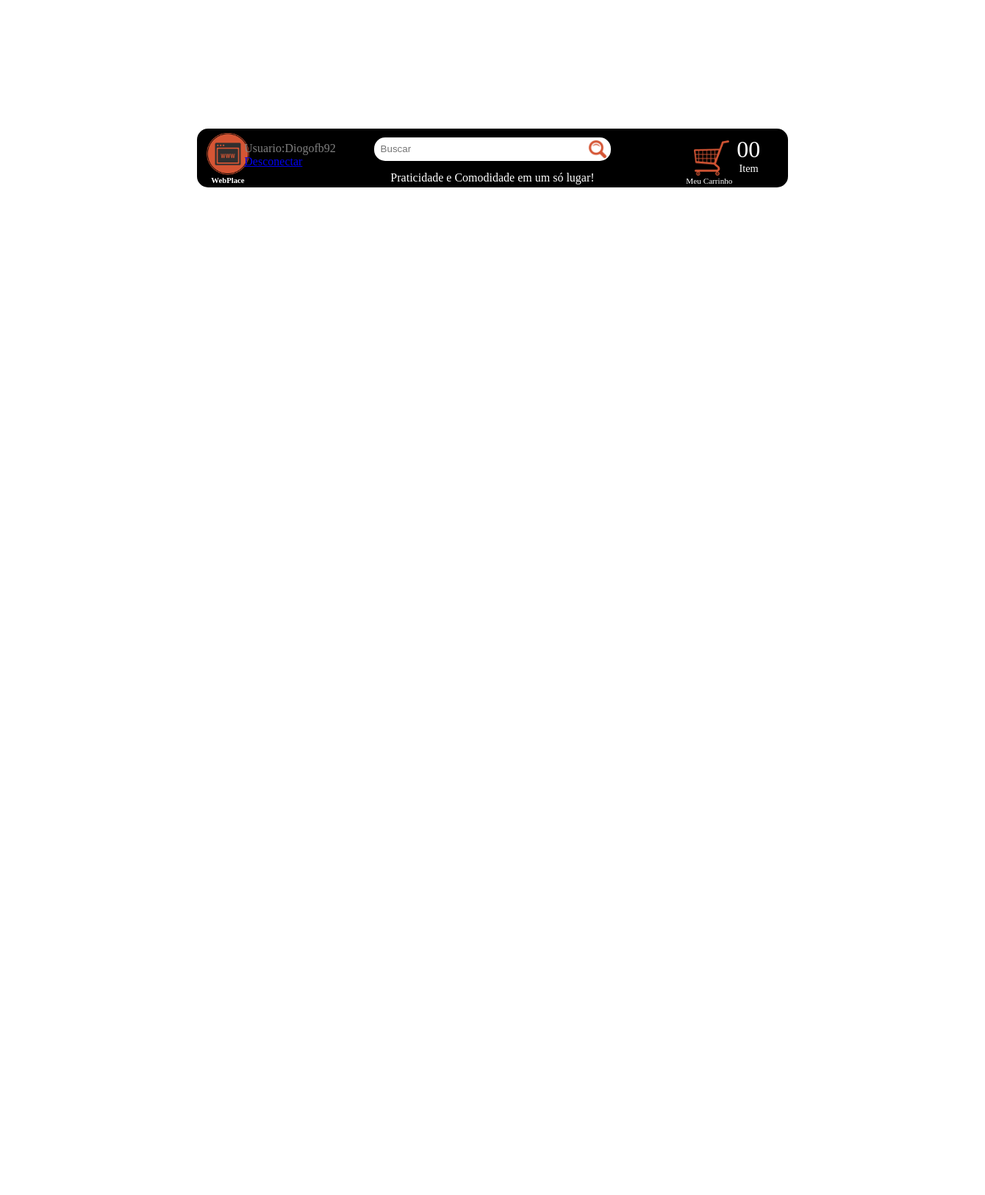
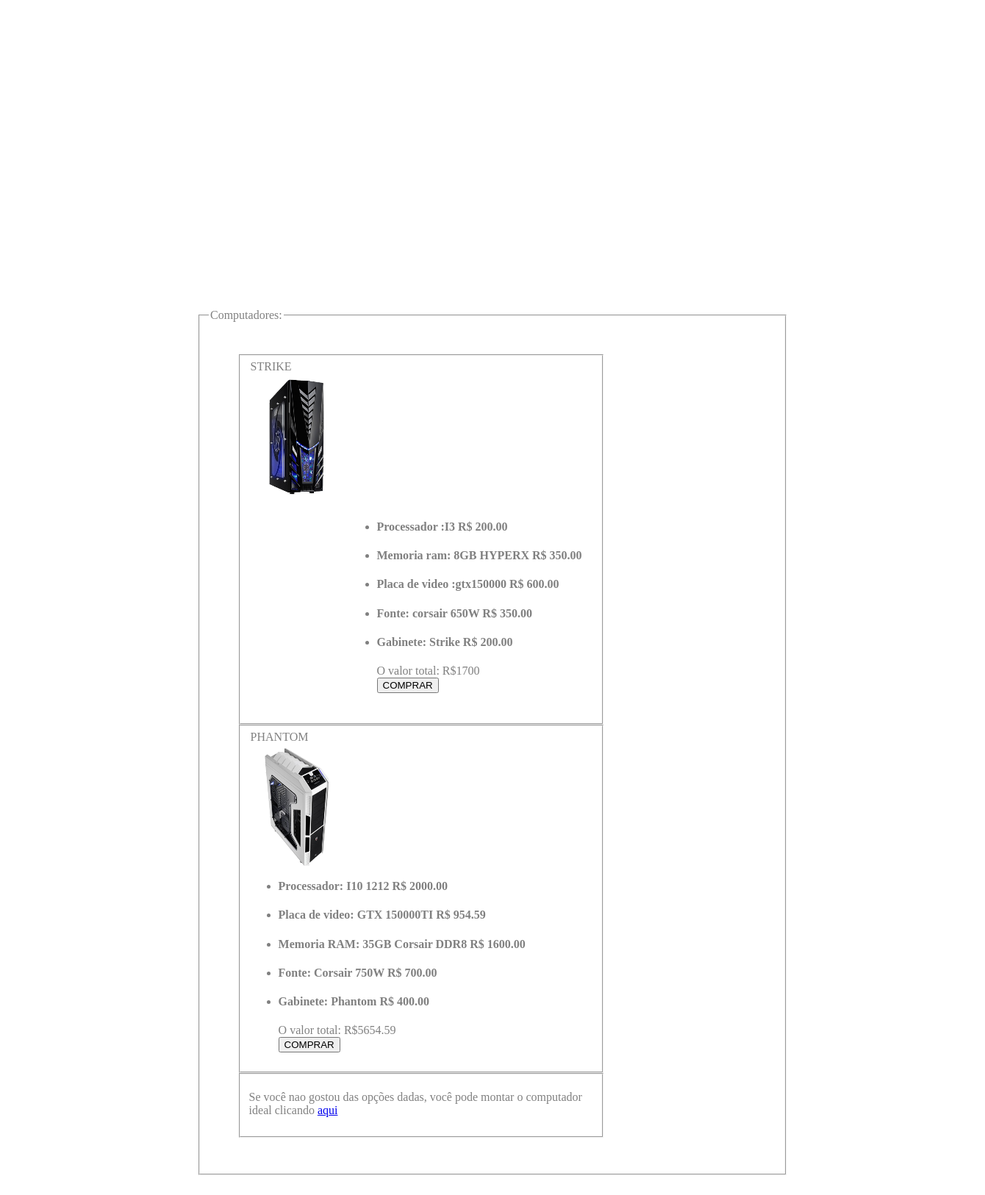
/html/produtos.php (signed in), run on the app's committed database (2 pictures, top to bottom).
### tables this page shows
CREATE TABLE IF NOT EXISTS `t_produto` (
  `COD_PRODUTO` int(5) NOT NULL DEFAULT '0',
  `QTDE_ESTOQUE` int(5) DEFAULT NULL,
  `VALOR_UNITARIO` float(10,2) DEFAULT NULL,
  `NOME_PRODUTO` varchar(30) DEFAULT NULL
);

### html/produtos.php (the view, shortened to what this page needs)
<!DOCTYPE html>
<html>
	<head>
		<link rel="stylesheet" type="text/css" href="../css/head.css">
		<link rel="stylesheet" type="text/css" href="../css/foot.css">
		<link rel="stylesheet" type="text/css" href="../css/montagem.css">
	</head>
	<body>
		<div id="body">
			<div id="header">
				<div id="headercenter">
					<div id="headerlogo">
						<a href="../index.php">
							<img id="logo"src="../img/loja.png"/>
							<h6>WebPlace</h6>
						</a>
					</div>
					<div id="paginalogin">
						<?php
						 if(!isset($_SESSION['login'])){ ?>
							<p id="blink">;)</p><span id="paginaLoginMsg">
							<p id="wellcome">Bem-Vindo, realize o seu:</p>
							<p id="plc">
							<a id="entre"href="login.html">login</a>
							ou
							<a id="cadastro"href="cadastro.php">Cadastro</a>.
							</p></span>
						<?php }
						else{
						$nome = $_SESSION['login'];
               		    $nome = ucfirst(strtolower($nome));
						echo "<label class='conecc'><br>Usuario:</label>" . "<label id='nome_conec' class='nome_conec'>" . $nome . "</label>";
						echo "<a href='logout.php'><label class='desconect'><br>Desconectar</label></a>";
						}
						?>
					</div>
					<div id="busca">
						<form action="">
							<input id="busca2" name="busca"type="search" placeholder="Buscar">
							<input id="lupa"type="image" src="../img/lupa.png">
						</form>
					</div>
					<div id="sloganc">
						<p id="slogan">Praticidade e Comodidade em um só lugar!</p>
					</div>
					<div id="carrinho">
						<a href="meuCarrinho.html">
							<img src="../img/carrinho.png">
							<p id="mycar">Meu Carrinho</p>
							<p id="numerocar">00<p>
							<p id="itemcar">Item</p>
						</a>
					</div>
				</div>
			</div>
		<div id="montagem">
				<div id="monta">
				<fieldset>
					<legend>Computadores:</legend>
					<div id="produtos">
						<fieldset>
							<form id="pedido" method="post"  action="pedido.php">
							<legend>STRIKE</legend>
							<div id="divesq">
							<input id="imagemcheck"type="image" src="../img/produtos/gabinete1.png">
						</div>
							 <div id ="divdir">
							 	<ul>
							<?php
								$valor_total=0;
								$sql = mysql_query("Select ALL NOME_PRODUTO, VALOR_UNITARIO From t_produto where COD_PRODUTO =3 OR COD_PRODUTO= 4 OR COD_PRODUTO = 5 OR COD_PRODUTO = 6 OR COD_PRODUTO= 7");
								while ($exibe = mysql_fetch_assoc($sql) ) {
  									echo "<li><h4>".$exibe["NOME_PRODUTO"] . "   R$ " . $exibe["VALOR_UNITARIO"]."</h4></li>";
  									$valor_total=$valor_total+$exibe["VALOR_UNITARIO"];
								}
								echo "O valor total: R$".$valor_total . "<br>";
							if(!isset($_SESSION['login'])){	?>
								<a href="login.html">
									<img src="../img/botao.png"/>
							 <?php }
						else{ ?>
							<input id="enviar"type="submit" value="COMPRAR">
							</form>
						<?php }?>
						</div>
						</fieldset>
						<fieldset>
							<form id="pedido" method="post"  action="pedido.php">
							<legend>PHANTOM</legend>
							<div id="divesq">
							<input id="imagemcheck"type="image" src="../img/produtos/gabinete2.png">
							<ul>
								<?php
								$valor_total=0;
								$sql = mysql_query("Select ALL NOME_PRODUTO, VALOR_UNITARIO From t_produto where COD_PRODUTO =9 OR COD_PRODUTO= 10 OR COD_PRODUTO = 11 OR COD_PRODUTO = 12 OR COD_PRODUTO= 13");
								while ($exibe = mysql_fetch_assoc($sql) ) {
  									echo "<li><h4>".$exibe["NOME_PRODUTO"] . "   R$ " . $exibe["VALOR_UNITARIO"]."</h4></li>";
  									$valor_total=$valor_total+$exibe["VALOR_UNITARIO"];
								}
								echo "O valor total: R$".$valor_total . "<br>";
							if(!isset($_SESSION['login'])){	?>
								<a href="login.html">
									<img src="../img/botao.png"/>
							 <?php }
						else{ ?>
							<input id="enviar"type="submit" value="COMPRAR">
							</form>
						<?php }?>
						</div>
						<fieldset>
							<p>Se você nao gostou das opções dadas, você pode montar o computador ideal clicando <a href="../html/montagem.html">aqui</a></p>
						</fieldset>
					</div>
			</div>
	</body>
</html>

### css/head.css (style rules this page uses)
#body { position: absolute; border: none 1px; width: 60%; right: 20%; height: 120%; color: grey; border-top: none; }
#header { width: 100%; height: 15%; position: absolute; }
#headercenter { background-color: #000000; height: 80px; top: 10%; position: relative; border-radius: 15px; }
#headerlogo > a > h6 { color: #FFFFFF; position: absolute; top: 49%; left: 20%; text-align: center; }
#headerlogo { position: absolute; height: 100%; width: 7%; left: 1%; }
#logo { position: relative; top: 6px; left: 5px; height: 3.6em; width: 3.6em; }
#busca { position: absolute; background-color: #FFFFFF; width: 40%; height: 40%; left: 30%; top: 15%; border-radius: 15px; }
#busca2 { position: absolute; top: 8%; left: 2%; width: 87%; height: 80%; border: none; }
#lupa { position: absolute; top: 5%; right: 1%; height: 2.2em; width: 2.2em; }
#sloganc { position: absolute; left: 20%; top: 60%; width: 60%; height: 35%; }
#slogan { text-align: center; position: relative; color: #FFFFFF; bottom: 20%; }
#paginalogin { position: absolute; height: 100%; width: 30%; left: 8%; }
#carrinho > a { text-decoration: none; color: #FFFFFF; }
#carrinho > a >img { position: absolute; height: 3em; width: 3em; right: 10%; top: 20%; }
#mycar { position: absolute; right: 9.4%; top: 67%; font-size: 0.7em; }
#numerocar { position: absolute; right: 4.7%; bottom: 1%; font-size: 2em; }
#itemcar { position: absolute; right: 5%; top: 40%; font-size: 0.9em; }

### css/montagem.css (style rules this page uses)
#monta { position: absolute; top: 20%; width: 100%; }
#produtos { width: 500px; margin: 5%; }
#imagemcheck { position: relative; top: 6px; left: 5px; height: 12em; width: 9em; }
#divesq { float:left; }
#divdir { margin: 15px; float:right; }

### data on the page
t_produto: NOME_PRODUTO "Processador :I3", VALOR_UNITARIO "200.00"
t_produto: NOME_PRODUTO "Memoria ram: 8GB HYPERX", VALOR_UNITARIO "350.00"
t_produto: NOME_PRODUTO "Placa de video :gtx150000", VALOR_UNITARIO "600.00"
t_produto: NOME_PRODUTO "Fonte: corsair 650W", VALOR_UNITARIO "350.00"
t_produto: NOME_PRODUTO "Gabinete: Strike", VALOR_UNITARIO "200.00"
t_produto: NOME_PRODUTO "Processador: I10 1212", VALOR_UNITARIO "2000.00"
t_produto: NOME_PRODUTO "Placa de video: GTX 150000TI", VALOR_UNITARIO "954.59"
t_produto: NOME_PRODUTO "Memoria RAM: 35GB Corsair DDR8", VALOR_UNITARIO "1600.00"
t_produto: NOME_PRODUTO "Fonte: Corsair 750W", VALOR_UNITARIO "700.00"
t_produto: NOME_PRODUTO "Gabinete: Phantom", VALOR_UNITARIO "400.00"

### other printed values
$nome "Diogofb92"
$valor_total "1700"
$valor_total "5654.59"
